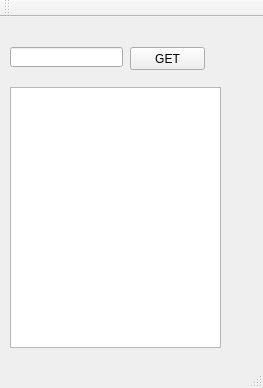
<?xml version="1.0" encoding="UTF-8"?>
<ui version="4.0">
 <class>MainWindow</class>
 <widget class="QMainWindow" name="MainWindow">
  <property name="geometry">
   <rect>
    <x>0</x>
    <y>0</y>
    <width>263</width>
    <height>388</height>
   </rect>
  </property>
  <property name="windowTitle">
   <string>MainWindow</string>
  </property>
  <widget class="QWidget" name="centralWidget">
   <widget class="QPushButton" name="btnGet">
    <property name="geometry">
     <rect>
      <x>130</x>
      <y>30</y>
      <width>75</width>
      <height>23</height>
     </rect>
    </property>
    <property name="text">
     <string>GET</string>
    </property>
   </widget>
   <widget class="QLineEdit" name="urlEdit">
    <property name="geometry">
     <rect>
      <x>10</x>
      <y>30</y>
      <width>113</width>
      <height>20</height>
     </rect>
    </property>
   </widget>
   <widget class="QPlainTextEdit" name="plainTextEdit">
    <property name="geometry">
     <rect>
      <x>10</x>
      <y>70</y>
      <width>211</width>
      <height>261</height>
     </rect>
    </property>
   </widget>
  </widget>
  <widget class="QMenuBar" name="menuBar">
   <property name="geometry">
    <rect>
     <x>0</x>
     <y>0</y>
     <width>263</width>
     <height>21</height>
    </rect>
   </property>
  </widget>
  <widget class="QToolBar" name="mainToolBar">
   <attribute name="toolBarArea">
    <enum>TopToolBarArea</enum>
   </attribute>
   <attribute name="toolBarBreak">
    <bool>false</bool>
   </attribute>
  </widget>
  <widget class="QStatusBar" name="statusBar"/>
 </widget>
 <layoutdefault spacing="6" margin="11"/>
 <resources/>
 <connections/>
</ui>
